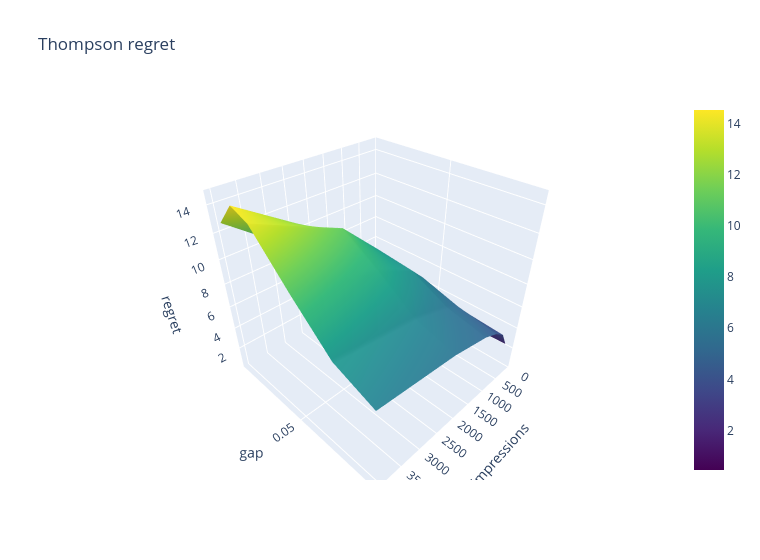

This figure's notebook cell:
### Markdown cell above
### 9.2 Interactive Plotly version of 9.1

### Code cell
fig = go.Figure(go.Surface(x=ck, y=gaps, z=REG, colorscale="Viridis")); fig.update_layout(title="Thompson regret", width=760, height=560, scene=dict(xaxis_title="impressions", yaxis_title="gap", zaxis_title="regret")); fig.show()

### Figure 1 — Plotly figure (JSON) as saved in the notebook; plotly's stock layout.template omitted (floating-point values rounded to 4 significant figures)
{"data": [{"colorscale": [[0.0, "#440154"], [0.1111, "#482878"], [0.2222, "#3e4989"], [0.3333, "#31688e"], [0.4444, "#26828e"], [0.5556, "#1f9e89"], [0.6667, "#35b779"], [0.7778, "#6ece58"], [0.8889, "#b5de2b"], [1.0, "#fde725"]], "type": "surface", "x": [100, 300, 600, 1000, 2000, 4000], "y": [0.01, 0.02, 0.03, 0.05, 0.07, 0.09], "z": [[0.4599, 1.352, 2.564, 4.059, 7.371, 12.74], [0.8928, 2.397, 4.237, 6.17, 10.06, 14.53], [1.234, 3.167, 5.493, 7.78, 11.01, 13.95], [1.938, 4.261, 6.089, 7.428, 9.06, 10.72], [2.26, 4.033, 5.127, 5.817, 6.818, 7.743], [2.423, 3.763, 4.504, 5.066, 5.785, 6.508]]}], "layout": {"height": 560, "scene": {"xaxis": {"title": {"text": "impressions"}}, "yaxis": {"title": {"text": "gap"}}, "zaxis": {"title": {"text": "regret"}}}, "title": {"text": "Thompson regret"}, "width": 760}}
